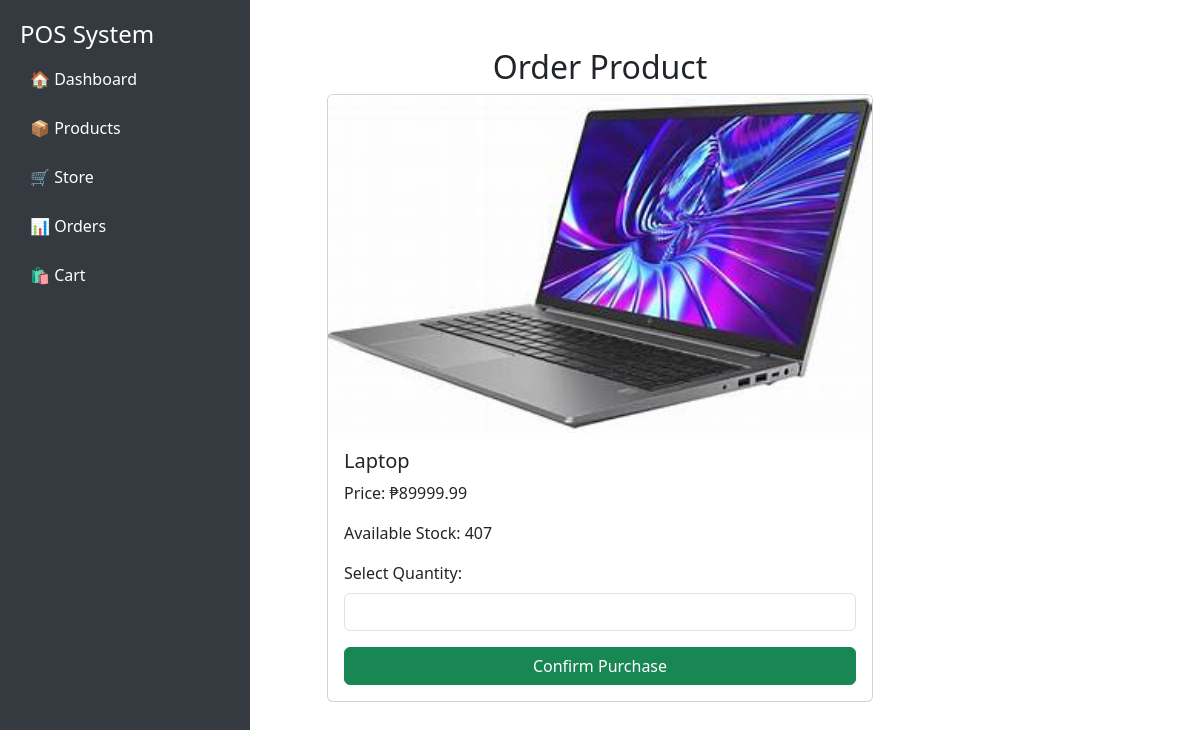
Before: /order_product.php?id=1 with the older database file.
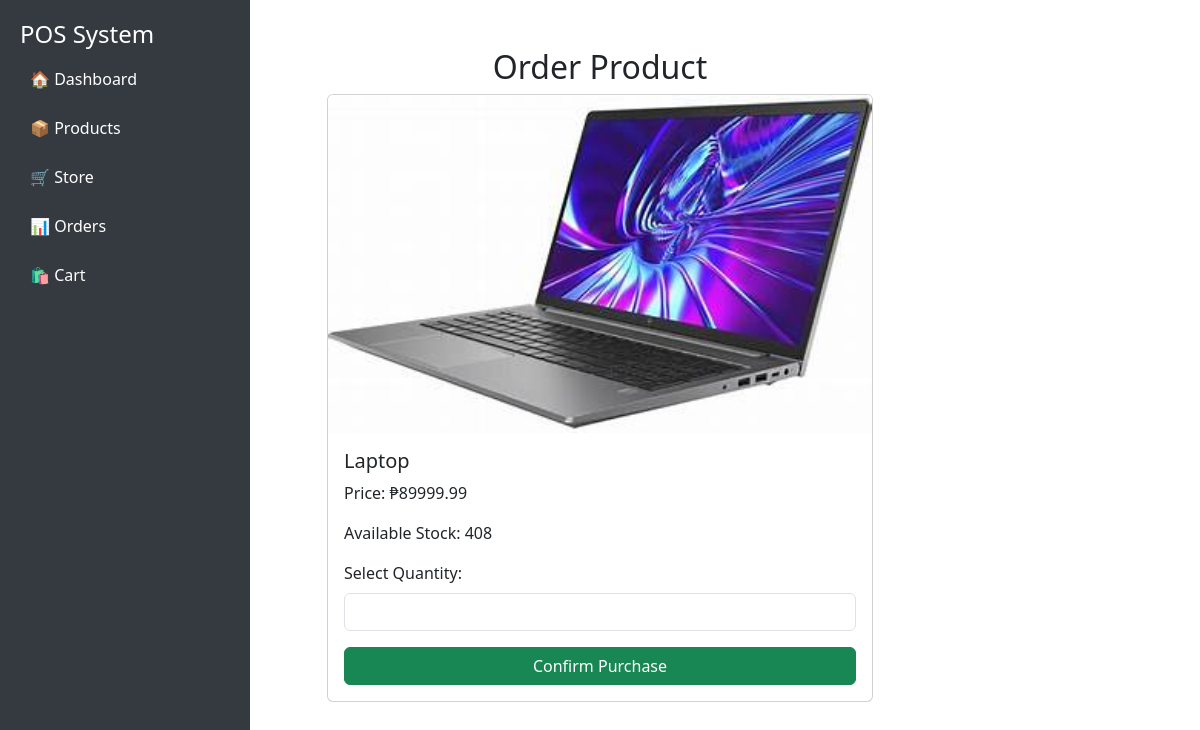
After: the same page with the newer database file.
### tables this page shows
CREATE TABLE `products` (
  `id` int(11) NOT NULL,
  `name` varchar(250) NOT NULL,
  `image` varchar(250) NOT NULL,
  `price` decimal(10,2) NOT NULL DEFAULT 0.00,
  `quantity` int(11) NOT NULL DEFAULT 0
);

### order_product.php (the view, shortened to what this page needs)
<?php
include('db_connect.php');
$product_id = intval($_GET['id']);
$product_query = "SELECT * FROM products WHERE id = $product_id";
$product_result = mysqli_query($conn, $product_query);
$product = mysqli_fetch_assoc($product_result);
?>
<!DOCTYPE html>
<html lang="en">
<head>
    <link rel="stylesheet" href="https://cdn.jsdelivr.net/npm/bootstrap@5.3.0/dist/css/bootstrap.min.css">
    <link rel="stylesheet" href="styles.css">
</head>
<body>
<div class="sidebar">
    <h4 class="text-white">POS System</h4>
    <a href="dashboard.php">🏠 Dashboard</a>
    <a href="product.php">📦 Products</a>
    <a href="store.php">🛒 Store</a>
    <a href="orders.php">📊 Orders</a>
    <a href="cart.php">🛍 Cart</a>
</div>
<div class="container mt-5">
    <h2 class="text-center">Order Product</h2>
    <div class="row justify-content-center">
        <div class="col-md-6">
            <div class="card">
                <img src="<?php echo $product['image']; ?>" class="card-img-top" alt="<?php echo $product['name']; ?>">
                <div class="card-body">
                    <h5 class="card-title"><?php echo $product['name']; ?></h5>
                    <p class="card-text">Price: ₱<?php echo $product['price']; ?></p>
                    <p class="card-text">Available Stock: <?php echo $product['quantity']; ?></p>
                    <form method="POST" action="process_order.php">
                        <label for="quantity" class="form-label">Select Quantity:</label>
                        <input type="number" name="quantity" class="form-control mb-2" min="1" max="<?php echo $product['quantity']; ?>" required>
                        <button type="submit" name="buy" class="btn btn-success w-100 mt-2">Confirm Purchase</button>
                    </form>
                </div>
            </div>
        </div>
    </div>
</div>
</body>
</html>

Changed rows visible on the page:
changed products "Laptop": quantity "407" → "408"
